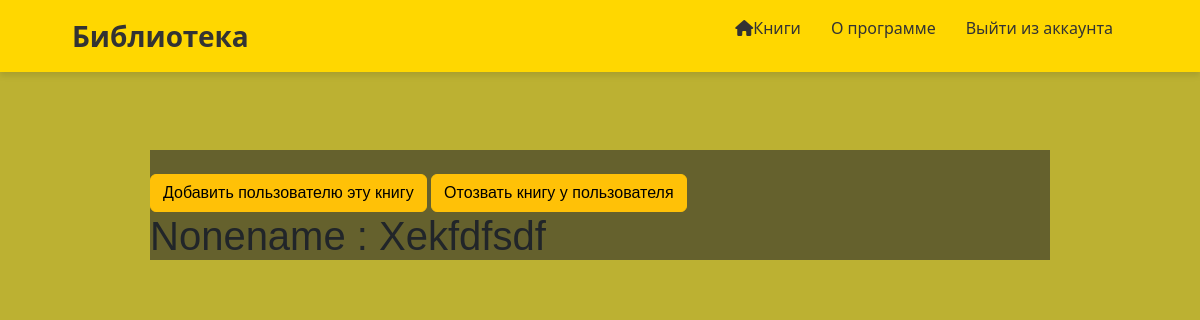
/database/2, run on an earlier commit of the app's database.
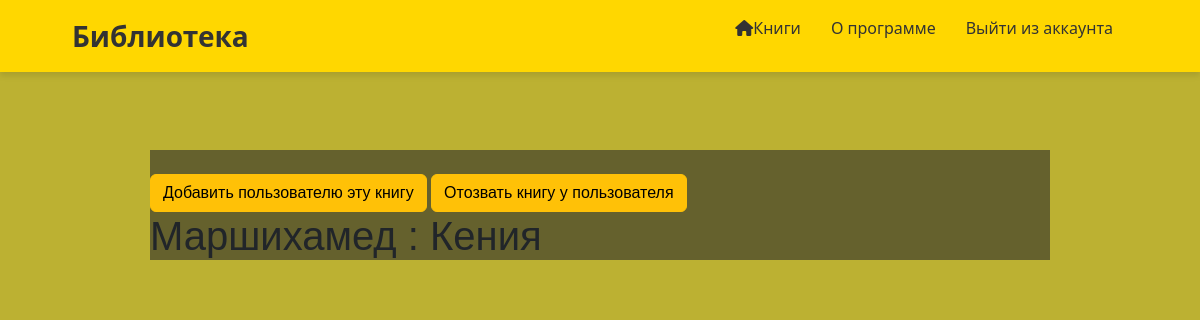
And on a later commit of the database.
### database/models.py (models this page shows, shortened)
class Articles(models.Model):
    title = models.CharField('Name', max_length=50, default='Book name')
    autor = models.CharField('Autor', max_length=50, default='Autor name')
    owner = models.ForeignKey(User, on_delete=models.CASCADE, null=True, blank=True, related_name='user_books')
    class Meta:
        verbose_name = 'article'
        verbose_name_plural = 'articles'

### database/views.py (the view)
# urls.py: path('<int:pk>', views.BooksDetailView.as_view(), name='books-detail'),
class BooksDetailView(DetailView):
    model = Articles
    template_name = 'database/details_view.html'
    context_object_name = 'article'

### database/templates/database/details_view.html (shortened to what this page needs)
{% extends 'main/layout.html' %}
{% block content %}
<div class="features">
    <br>
    <form action="{% url 'my_books_request' article.id %}" method="post">
       {% if not user.is_staff %}
    <button type="submit" name="action" value="assign" class="btn btn-warning">Добавить пользователю эту книгу</button>
    <button type="submit" name="action" value="revoke" class="btn btn-warning">Отозвать книгу у пользователя</button>
    {% endif %}
    </form>
    <h1>{{ article.autor }} : {{ article.title }}</h1>
</div>
{% endblock %}

### main/templates/main/layout.html (shortened to what this page needs)
{% load static %}
<!doctype html>
<html lang="en">
<head>
    <link rel="stylesheet" href="https://cdn.jsdelivr.net/npm/bootstrap@5.3.2/dist/css/bootstrap.min.css">
     <link rel="stylesheet" href="{% static 'main/css/main.css' %}">
    <link   rel="stylesheet" href="https://cdnjs.cloudflare.com/ajax/libs/font-awesome/6.4.2/css/all.min.css">
</head>
<body>
    <header class="site-header">
        <div class="container">
            <span class="logo-text">Библиотека</span>
            <nav class="header-nav">
                <ul>
                    <li><a href="{% url 'home' %}"><i class="fas fa-home"></i>Книги</a></li>
                    <li><a href="{% url 'about' %}">О программе</a></li>
                    <li><a href="{% url 'login' %}">Выйти из аккаунта</a></li>
                </ul>
            </nav>
        </div>
    </header>
    <main>
    {% block content %}
    {% endblock %}
    </main>
</body>
</html>

### main/static/main/css/main.css (style rules this page uses)
body { background: #BCB132; margin-top: 60px; }
.site-header { background-color: #ffd700; color: #333; padding: 15px 0; box-shadow: 0 4px 6px rgba(0, 0, 0, 0.1); position: fixed; top: 0; left: 0; width: 100%; z-index: 1000; }
.container { width: 90%; max-width: 1200px; margin: 0 auto; display: flex; justify-content: space-between; align-items: center; }
.logo-text { font-size: 28px; font-weight: bold; color: #333; margin-right: 30px; }
.header-nav ul { list-style: none; display: flex; align-items: center; padding: 0; }
.header-nav ul li { margin: 0 15px; }
.header-nav ul li a { text-decoration: none; color: #333; font-size: 16px; transition: color 0.3s ease; }
main .features { font-family: Arial, sans-serif; background-color: #65612D; margin: 150px; padding: 0; }

What changed in the data, as far as the page shows it:
changed Articles: autor "Nonename" → "Маршихамед"; title "Xekfdfsdf" → "Кения"
